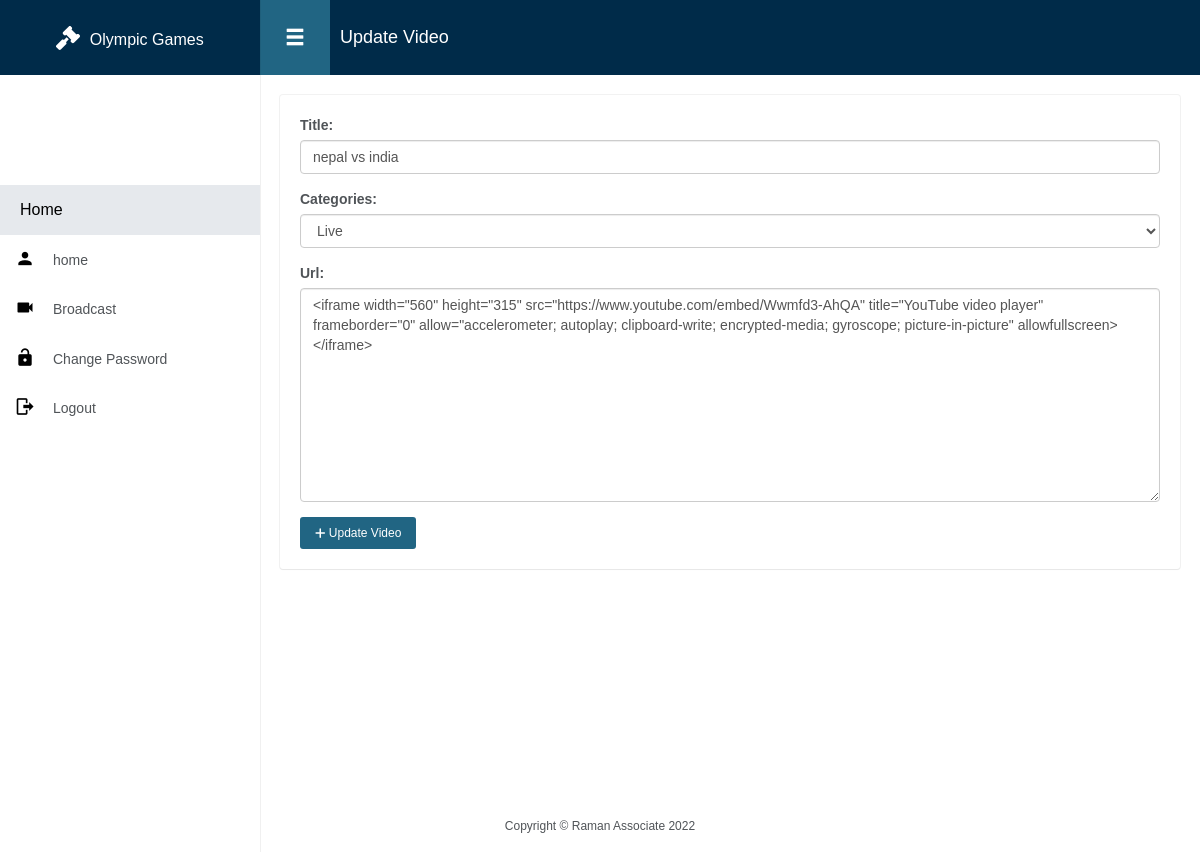
Page /videos/update/7 on the committed database.
### broadcast/models.py (models this page shows)
class Broadcast(models.Model):
    title = models.CharField(max_length=100)
    url = models.TextField(max_length=300)
    categories = models.ForeignKey(Categories, on_delete=models.PROTECT)
    total_view = models.IntegerField(default=0)

### broadcast/views.py (the view, shortened to what this page needs)
# urls.py: path('update/<str:pk>', views.BroadCastUpdateView.as_view(), name='update_broadcast'),
class BroadCastUpdateView(UpdateView):
    form_class = BroadcastForm
    model = Broadcast
    template_name = 'broadcast/update.html'

### broadcast/forms.py
class BroadcastForm(forms.ModelForm):
    class Meta:
        model = Broadcast
        fields = ['title', 'categories', 'url']
        widgets = {
            'title': forms.TextInput(attrs={'class': 'form-control'}),
            'categories': forms.Select(attrs={'class': 'form-control'}),
            'url': forms.Textarea(attrs={'class': 'form-control'})
        }

### broadcast/models.py (called while the page is built)
    def __str__(self):
        return self.name

### broadcast/templates/broadcast/update.html (shortened to what this page needs)
{% extends 'accounts/form_base.html' %}
{% block pagetitle %}Update Video{% endblock %}
{% block body %}
    <form method="post" onsubmit="myFunction()">
        {% for field in form %}
            <div class="form-group">
                {{ field.label_tag }} {{ field }}
            </div>
        {% endfor %}
        <button type="submit" class="btn btn-primary btn-sm"><i class="fa fa-plus"></i> Update Video</button>
    </form>
{% endblock %}

### static/assets/style.css (style rules this page uses)
:root { --primary: #002B49; --secondary: #216583; --tertiary: #30497c; --gray: #505458; --dark-gray: #333; --lightgray: #d3d3d3; --white: #fff; --lightwhite: #e6e9ed; --black: #000; --success: #00bf4f; --successHover: #00ce55; --info: #2b98ca; --infoHover: #00aeff; --warning: #fbbc05; --warningHover: #ffa000; --danger: #ea4335; --dangerHover: #ff0000; }
* { margin: 0; padding: 0; box-sizing: border-box; font-family: "Poppins", sans-serif; }
html, body { scroll-behavior: smooth; position: relative; height: 100%; background: var(--white); color: var(--gray); }
input, button, a { transition: all 0.4s ease; -moz-transition: all 0.4s ease; -o-transition: all 0.4s ease; -ms-transition: all 0.4s ease; -webkit-transition: all 0.4s ease; }
input, button { -webkit-border-radius: 0px; -moz-border-radius: 0px; border-radius: 0px; outline: none; }
.btn { background: var(--lightgray); color: var(--black) !important; outline: none !important; font-size: 16px; line-height: 26px; padding: 8px 25px; border: none; font-weight: 500; box-shadow: none !important; -moz-box-shadow: none !important; -webkit-box-shadow: none !important; }
.btn.btn-sm { font-size: 12px; line-height: 18px; padding: 7px 15px; }
.btn-primary { background: var(--secondary); color: var(--white) !important; }

### rows in the picture
Broadcast: form "nepal vs india" "Live" "<iframe width=\"560\" height=\"315\" src=\"https://www.youtube.com/embed/Wwmfd3-AhQA\" title=\"YouTube video player\" frameborder=\"0\" allow=\"accelerometer; autoplay; clipboard-write; encrypted-media; gyroscope; picture-in-picture\" allowfullscreen></iframe>"

### other values in the picture
{{ field.label_tag }} "Title:" "Categories:" "Url:"
